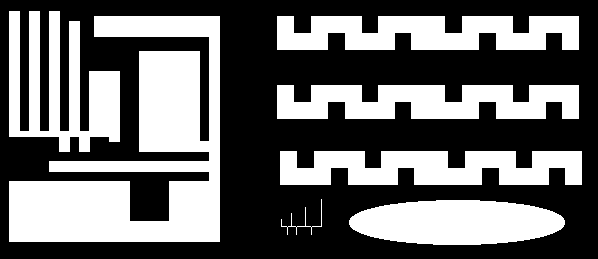
#> input picture lab13/ccl1.png, 598 x 259 px; the run also reads 1 picture not shown here
$ jupyter execute 13_ccl.ipynb   (older library calls are emulated)
#> lines starting #> are read from the running program, lines starting #| are printed output that depends on the picture; after the words box and inside, x2 and y2 are one past the last pixel; in counts of white or black regions, pixels touching at a corner belong together
# Indeksacja. Prosta klasyfikacja obiektów.

## Cel ćwiczenia
- zapoznanie z dwuprzebiegowym algorytmem indeksacji (ang. *connected component labelling*):
- zapoznanie z prostą klasyfikacją obiektów z wykorzystaniem współczynników kształtu,
- zadanie domowe: zmodyfikowana indeksacja dwuprzebiegowa i indeksacja jednoprzebiegowa.

## Indeksacja

Większość dotychczas poznanych i wykorzystywanych algorytmów przetwarzania obrazu wykonywała operacje na całym obrazie (lub co najwyżej dokonywany był podział obiekt/obiekty - tło (np. różne metody segmentacji)).

Patrząc na poniższny rysunek człowiek widzi dwa kwadraty.

Dla automatycznego systemu analizy i rozpoznawania obrazów przejście od etapu obiekty/tło do wyróżnienia dwóch kwadratów nie jest takie oczywiste i wymaga zastosowania jakieś formy indeksacji - czyli przypisania każdemu z pikseli uznanych za należące do obiektów (tu białych) jakieś etykiety (w naszym przypadku będą to dwie etykiety, ew. dodatkowa oznaczająca tło).

W tej części ćwiczenia zaprezentowany zostanie tzw. dwuprzebiegowy algorytm indeksacji (ang. *two-pass connected component labelling*).
Jego nazwa związana jest z koniecznością wykonania dwukrotnego odwiedzenia każdego z pikseli obrazu (dwie pętle/iteracje po obrazie).
Istnieją również tzw. jednoprzebiegowe algorytmy indeksacji.

## Opis algorytmu

- Na wejściu mamy obraz po binaryzacji - zakładamy, że piksele białe ('1', '255') należą do obiektów, tło jest czarne.

- W pierwszej iteracji obraz analizujemy linia po linii, od lewej do prawej, aż do napotkania pierwszego piksela o wartości różnej od '0'.
  W tej sytuacji dokonujemy analizy otoczenia piksela:


  gdzie: **X**  rozważany piksel, **A,B,C,D** - sąsiedzi z otoczenia.
  Uwaga. W przykładzie pokazano tzw. sąsiedztwo 8-elementowe.
  Niekiedy stosuje się również wersję 4-elementową (praktycznie bardzo rzadko).
  Wtedy analizie podlegałyby by tylko piksele **B** i **D**.

- Możliwe są następujące przypadki dla otoczenia __A,B,C,D__:
    - (a) wszystkie należą do tła __A,B,C,D == 0__.
      Wtedy znaleziony piksel __X__ należy do nowego obiektu - nadajemy mu zatem etykietę __L+1__ __X = L+1}__ - przez __L__ rozumiemy poprzednią etykietę.
	  Uwaga. Przed uruchomieniem algorytmu __L__ należy zainicjować wartością  '1'
    - (b) jeden lub więcej pikseli ma przypisaną aktualną etykietę **L**.
	  Wtedy rozważanemu pikselowi przypisujemy etykietę **L** - **X = L**.
    - (c) w otoczeniu występują piksele o różnych etykietach np. *L1* i *L2*.
	  Wtedy przyjmuje się zasadę, że rozważanemu pikselowi *X* przypisuje się mniejszą z wartości *L1* i *L2* (*X = min(L1,L2)*).

## Implementacja:

- Wczytaj obraz *ccl1.png*, wyświetl go.
  Po krótkiej analizie można zauważyć, że występuje na nim 7 odrębnych obiektów.
      Ich ``wykrycie'' będzie naszym celem.

- Na podstawie opisu algorytmu podanego wcześniej zaimplementuj tzw. pierwszą fazę indeksacji (ang. _first pass_):
    - uwaga ogólna - algorytm jest dość prosty i łatwy w implementacji,
    - obliczenia powinny odbywać się w pętlach `for` - iteracja po całym obrazku.
      Warto pominąć pierwszy wiersz i pierwszą oraz ostatnią kolumnę, aby  wyeliminować problem z brakiem kontekstu (można np. założyć, że pikseli brzegowych nie ma, bo wcześniej wykonane zostało morfologiczne czyszczenie brzegu).
    - dla przypomnienia iteracja po macierzy w Python - pętla zewnętrzna - wiersze, pętla wewnętrzna - kolumny – tj. pierwsza współrzędna to wiersz, a druga kolumna,
    - rozmiar obrazka można odczytać np. poleceniem: `yy, xx = img.shape`
      Przy takim przypisaniu `yy` oznacza liczbę wierszy (wysokość obrazka), a `xx` liczbę kolumn (szerokość obrazka),
    - działania podejmujemy tylko w przypadku, gdy aktualnie analizowany piksel ma wartość różną od zera (gdy należy do obiektu),
    - najtrudniejszym elementem jest analiza otoczenia piksela i stwierdzenie, z którym z przypadków (a), (b) czy (c) mamy do czynienia.
      Problem można rozwiązać jakkolwiek (tylko dobrze), poniżej prezentowana jest jedna z możliwości.
    - na początku tworzymy listę pikseli, które stanowią otoczenie piksela X (A, B, C, D) np: ` neighbours = [img[j - 1, i - 1], ... `
    - następnie sprawdzamy czy nie występuje przypadek (a) - czyli czy suma sąsiadów nie wynosi 0 -  ` neigh_sum = np.sum(neighbours)`, jeżeli tak to `X = L` oraz `L=L+1`.
      Uwaga proszę nie zapomnieć zainicjalizować etykiety `L` wartością 1.
    - jeżeli `neigh_sum > 0`, mamy do czynienia z przypadkiem (b) lub (c).
      Eliminujemy zerowe elementy z listy `sasiedzi` (`neighbours = filter(lambda x: x != 0, neighbours)`), a następnie znajdujemy minimum i maksimum nowej listy `neighbours` (funkcje `min` i `max` z _numpy_).
    - z przypadkiem (b) będziemy mieli do czynienia, gdy *minimum = maksimum*.
      Wtedy jako etykietę przypisujemy `X = minimum = maksimum`.
      Gdy *minimum != maksimum* mamy przypadek (c).
      Wtedy etykieta `X = minimum` - taką przyjmujemy konwencję,
    - uwaga 1 - algorytm operuje (czyta punkty z otoczenia i zapisuje kolejne indeksy L) na tym samym obrazie wejściowym,
    - uwaga 2 - przed implementacją metody obsługi konfliktów przypadki (b) i (c) działają tak samo, ale dla potrzeb dalszych kroków należy je rozróżnić,

- Wykonaj indeksację obrazu za pomocą zaimplementowanego algorytmu.
  Jeżeli wszystko zostało poprawnie napisane, to wynik powinien wyglądać mniej więcej tak jak na poniższym rysunku. Takie porównanie stanowić będzie pierwszy test poprawności implementacji algorytmu.


[cell 1]
import os
import cv2
import matplotlib.pyplot as plt
import numpy as np

if not os.path.exists("ccl1.png") :
    !wget https://raw.githubusercontent.com/vision-agh/poc_sw/master/13_CCL/ccl1.png --no-check-certificate
if not os.path.exists("shapes.png") :
    !wget https://raw.githubusercontent.com/vision-agh/poc_sw/master/13_CCL/shapes.png --no-check-certificate
if not os.path.exists("shapesReal.png") :
    !wget https://raw.githubusercontent.com/vision-agh/poc_sw/master/13_CCL/shapesReal.png --no-check-certificate

[cell 2]
def indeksacja1(image):
    Y, X = image.shape
    L = 1
    for i in range(1, Y):
        for j in range(1, X - 1):
            if image[i, j] > 0:
                neighbours = [image[i, j-1], image[i-1, j-1], image[i-1, j], image[i-1, j+1]]
                neighbours_sum = np.sum(neighbours)
                if neighbours_sum == 0:
                    image[i, j] = L
                    L += 1
                else:
                    neighbours = [item for item in neighbours if item != 0]
                    min_neighbour = np.min(neighbours)
                    max_neighbour = np.max(neighbours)
                    if min_neighbour == max_neighbour:
                        image[i, j] = min_neighbour
                    else:
                        image[i, j] = min_neighbour
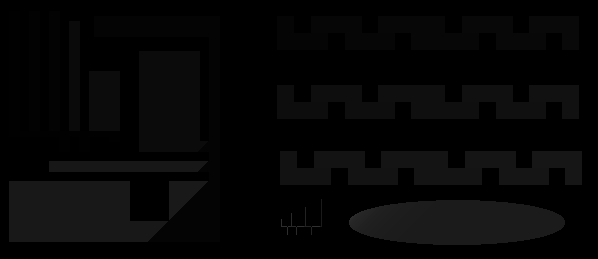
#> image: shape (259, 598); min 0, max 48, mean 6.1
#> after the loop, L = 49
    return image

[cell 3]
ccl = cv2.imread('ccl1.png', cv2.IMREAD_GRAYSCALE)

plt.imshow(ccl, 'gray')
plt.axis('off')
plt.title('Oryginał')
plt.show()

img = indeksacja1(ccl)
plt.imshow(img, 'gray')
plt.axis('off')
plt.title('Po 1 indeksacji')
plt.show()

## Dyskusja:

- W wyniku indeksacji uzyskujemy obraz, na którym wyróżnionych jest wiele obiektów (dokładnie 48) - a faktycznie jest tylko 7. Zastanówmy się z czego to wynika.

- Zacznijmy od prostego przypadku przedstawionego na poniższym rysunku:


  Obraz analizowany jest linia po linii.
  Zatem pierwszą etykietę dostanie słupek po prawej.
  Późnej ten po lewej.
  Postępując zgodnie z podanym algorytmem, w pewnym momencie (piksel wyróżniony na obrazku) dojdzie do sytuacji, w której w otoczeniu danego piksela znajdą się dwie różne etykiety (tu: '1' i '2').
  Wtedy zgodnie z przyjętą metodologią przypisujemy niższą, tj. '1'.
  Problem jaki powstaje, to brak zapamiętania informacji o tym, że wystąpił taki konflikt tj. że powinno nastąpić połączenie etykiet '1' i '2'.
  Z tego powodu wynik działania algorytmu nie jest poprawny.

-  Przeanalizujmy jeszcze jeden, bardziej złożony przykład z rysunku poniżej:


   Słupek po prawej dostaje indeks '1', a po lewej '2'.
   W czwartej linii występuje piksel, który ma w swoim sąsiedztwie (A,B,C,D) same piksele czarne.
   Dlatego dostaje etykietę '3'.
   Jednak w następnym kroku okazuje się, że następuje konflikt '3' z '1' (połączenie).
   W kolejnym wierszu występuje konflikt '2' i '3'.
   Warto zwrócić uwagę, że w tym przypadku trzeba uniknąć sytuacji ''utraty'' informacji o połączeniu '1' z '2' przez '3'.

- W literaturze zaproponowano wiele sposobów reprezentacji i rozwiązywania przedstawionych konfliktów:
    - 2-krotki,
    - n-krotki,
    - tablica dwuwymiarowa,
    - grafy + przeszukiwanie grafu wgłąb.

 W obecnym ćwiczeniu zastosujemy ostatnie podejście, które jest najprostsze do realizacji.

- Opisane konflikty możemy przechowywać w strukturze zbiorów rozłącznych (ang. _union find_).
  Jest to zagadnienie znane z przedmiotu ''Algorytmy i struktury danych''.
  Poniżej zostanie zaprezentowane krótkie przypomnienie.

- Mamy $N$ obiektów. W naszym przypadku to jest $N$ etykiet.
  Chcemy przechowywać informację o sytuacji, w której następuje łączenie etykiet tj. interesują nas zbiory obiektów połączonych.
  Przykład trzech zbiorów zamieszczono na rysunku:


- W ramach rozważanej struktury implementuje się dwie operacje:
  - *find* (znajdź) - sprawdzenie czy dwa obiekty należą do tego samego zbioru połączonego,
  - *union* (połącz) - wprowadź połączenie pomiędzy dwoma obiektami.

- Z punktu widzenia naszych potrzeb ważna jest funkcja _union_. Przykład dodania połączenia pomiędzy obiektami '2' a'3' pokazano na rysunku:


- Strukturę oraz obie operacje można zaimplementować na kilka sposobów.
  Zainteresowanych odsyłam do literatury przedmiotu.
  My zastosujemy podejście _quick-union_.
  Nie jest ono specjalnie wydajnie, ale bardzo proste do implementacji.

- Nasz graf, w którym wierzchołki oznaczają etykiety, a krawędzie połączenia między etykietami, zapiszemy w tablicy jednowymiarowej `id[]` o rozmiarze $N$ (maksymalna liczba etykiet).
  Interpretacja pola w tablicy: `id[i]` jest rodzicem `i`.
  Korzeń elementu `i` jest dany jako: `id[id[id[...id[i]...]]]`.

- Przeanalizujmy jak to działa na prostym przykładzie.
  Mamy dany poetykietowany obraz:


  Występuje na nim pięć konfliktów oznaczonych A, B, C, D i E  (uwaga: w trakcie działania algorytmu pojawią się właśnie w takiej kolejności).

- Sytuację wyjściową opisuje poniższy rysunek:


   Tablica `id` wypełniona jest kolejnymi indeksami.

- W algorytmie _quick-union_, aby połączyć elementy $p$ i $q$ należy ustawić $id$ korzenia $q$ pod adres korzenia elementu $p$.
Uwaga: Zakładamy, że $p$ < $q$.
Można to zapisać jako: `id[root(p)] = root(q)`.
Nasze pierwsze połączenie (A) to 4 z 2.
Po tej operacji sytuacja będzie wyglądać następująco:


W tym przypadku korzenieniem obu elementów są same elementy, zatem operacja jest dość prosta.

- Kolejny krok tj. połączenie  2 z 1 -  sytuacja B:


Element 1 jest korzeniem.
Element 2 już nie, ponieważ `id[2]==4`.
Sprawdzamy zatem `id[4]`.
Okazuje się, że `id[4] == 4` tj. jest to korzeń.
Zatem korzeniem dla elementu 2 jest 4.
Dokonujemy stosownej modyfikacji w tablicy `id[1] = 4`.

-  Kolejne połączenie to 6 z 3 (C):


- Kolejne połączenie to 5 z 1.


Szukamy korzenia elementu 1.
Znajdujemy, że to jest 4.
Zatem łączymy 5 i 4.

- Ostatnie połączenie to 6 z 5.


-  Ostatni krok to wykorzystanie informacji zawartej w tablicy `id` do wyznaczenia przekodowania LUT (ang. _look-up table_), które pozwoli nam nadać poprawne etykiety wszystkim pikselom.
Zasadniczo sprowadza się on do obliczenia dla każdej możliwej etykiety jej korzenia - w naszym przypadku zawsze otrzymamy 6, gdyż wszystkie piksele są ze sobą połączone i stanowią jeden obiekt.

## Implementacja:

- Implementacja jest dużo prostsza i krótsza od powyższego opisu.
  Istotne jest tylko dobre zrozumienie algorytmu _union-find_.

- Potrzebne będą nam dwie funkcje pomocnicze:

    - `root` - obliczanie korzenia zgodnie z podanym opisem (odpowiednia pętla `while`). Funkcja pobiera indeks elementu oraz tablicę, a zwraca indeks korzenia.
    - `union` - realizacja operacji unii. Argumenty to indeksy `p` i `q` oraz tablica, a wyniki to zmodyfikowana tablica.

- Na początku, przed pierwszym przebiegiem algorytmu indeksacji, tworzymy tablicę `id` i inicjujemy ją wartościami od 1 do $N$.
  Dla rozważanego przykładu wystarczy $N = 100$.

- Następnie, w przypadku wystąpienia konfliktu (przypadek ()c)), tworzymy unię pomiędzy etykietą mniejszą i większą.

- Po pierwszym przebiegu tworzymy, w opisany powyżej sposób, przekodowanie LUT (pętla po `id` i funkcja `root`). Powstaje nam tablica `lut`.

- Implementujemy drugi przebieg po obrazie.
  Jest on bardzo prosty.
  Dla każdego piksela, który nie jest tłem (o etykiecie większej od 0) realizujemy przekodowanie LUT (`lut_table[img[j, i] - 1]`).
  Otrzymany w ten sposób obraz wyświetlamy.
  Powinniśmy uzyskać poprawne etykietowanie.

[cell 4]
def root(v, id):
    while(id[v - 1] != v):
        v = id[v - 1]
    return v

def union(p, q, id):
    p_parent = root(p, id)
    q_parent = root(q, id)
    if p < q:
        id[p_parent - 1] = q_parent
    else:
        id[q_parent - 1] = p_parent
    return id

def indeksacja2(image, id):
    Y, X = image.shape
    L = 1
    for i in range(1, Y):
        for j in range(1, X - 1):
            if image[i, j] > 0:
                neighbours = [image[i, j-1], image[i-1, j-1], image[i-1, j], image[i-1, j+1]]
                neighbours_sum = np.sum(neighbours)
                if neighbours_sum == 0:
                    image[i, j] = L
                    L += 1
                else:
                    neighbours = [item for item in neighbours if item != 0]
                    min_neighbour = np.min(neighbours)
                    max_neighbour = np.max(neighbours)
                    if min_neighbour == max_neighbour:
                        image[i, j] = min_neighbour
                    else:
                        image[i, j] = min_neighbour
                        id = union(min_neighbour, max_neighbour, id)
#> this loop made 258 passes
#> after the loop, L = 49; id = 100 values, max 100 at index 99, min 2 at index 0, mean 51.53
    lut_table = np.zeros(shape=(np.max(id), 1))
#> lut_table = 100 values from 0 to 0
    for i in range(1, len(id) + 1):
        lut_table[i-1] = root(i, id)
#> this loop made 100 passes
#> after the loop, lut_table = 100 values, max 100 at index 99, min 9 at index 4, mean 53.34
    for i in range(1, Y):
        for j in range(1, X - 1):
            if image[i, j] > 0:
                image[i, j] = lut_table[image[i, j] - 1]
    return image

[cell 5]
ccl = cv2.imread('ccl1.png', cv2.IMREAD_GRAYSCALE)
img = indeksacja2(ccl, [i for i in range(1, 101)])
plt.imshow(img, 'gray')
plt.axis('off')
plt.title('Po 2 indeksacji')
plt.show()

## Indeksacja wbudowana w OpenCV

W OpenCV dostępna jest funkcja `connectedComponents`, która pozwala wykonać indeksację.
Proszę sprawdzić jej działanie na używanym wcześniej obrazie.

[cell 6]
ccl = cv2.imread('ccl1.png', cv2.IMREAD_GRAYSCALE)
_, img = cv2.connectedComponents(ccl)
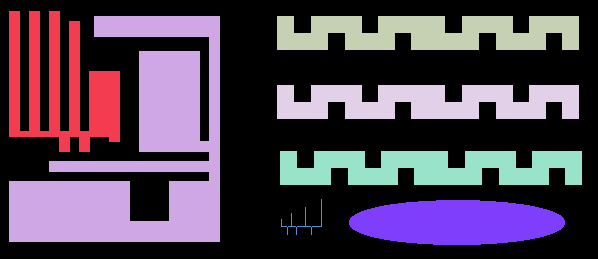
#> img: shape (259, 598) int32; 8 distinct labels, from 0 to 7; one colour per label, 0 black
plt.imshow(img, 'gray')
plt.axis('off')
plt.title('Indeksacja wbudowana')
plt.show()

## Rozpoznawanie obiektów z wykorzystaniem współczynników kształtu

Współczynniki kształtu są pewnymi parametrami liczbowymi opisującymi kształt obiektu.
Pozwala to na użycie ich do automatycznego rozpoznawania obiektów.
Teoretycznie współczynniki kształtu (dobre) powinny być niezależne od zmiany położenia obiektu, jego orientacji i wielkości.
W praktyce okazuje się jednak, że wartości współczynników zmieniają się w pewnym zakresie nawet dla obiektów należących do tych samych klas (te same kształty - przykład obracany kwadrat).
Wynika z tego konieczność uwzględnienia pewnej tolerancji wartości współczynników kształtu wykorzystywanych w praktycznych zastosowaniach analizy i rozpoznawania obrazu.

# Implementacja dla obrazu sztucznego

- Wczytaj obraz _shapes.png_.
  Wyświetl go.
  Pierwszym etapem zadania będzie wybranie współczynników kształtu i przedziałów ich wartości - takich, które pozwolą na wykrycie konkretnych kształtów.
  Do wyboru jest kwadrat lub krzyżyk (koło jest zbyt łatwe).

- Obok ''klasycznych'' współczynników kształtu tj. Blair-Bliss, Malinowskiej, Haralick, występują współczynniki będące pochodnymi momentów geometrycznych tzn. momenty Hu [https://en.wikipedia.org/wiki/Image_moment]. Wykorzystamy je w naszym ćwiczeniu.

- Pierwszy krok to indeksacja obrazu - poznana funkcja `connectedComponents`.
- Następnie w pętli, dla kolejnych obiektów wyznaczamy współczynniki Hu.
    - po pierwsze należy ''wybrać'' z obrazu dany obiekt np. `I = (ccl == s)*1` oraz `I = I.astype('uint8')`
    - po drugie obliczyć momenty geometryczne - `cv2.moments(I)`
    - po trzecie, na podstawie momentów, obliczyć momentu Hu `cv2.HuMoments(moments)`
- Mając wyznaczone współczynniki musimy jest przeanalizować. W tym celu dobrze ja jakoś wyświetlić w postaci macierzy - proszę to rozwiązać samodzielnie.

- Na podstawie analizy należy wybrać próg (jeden lub więcej) i zrealizować stosowną filtrację tj. usunąć ''niechciane'' kształty.

[cell 7]
shapes = cv2.imread('shapes.png', cv2.IMREAD_GRAYSCALE)
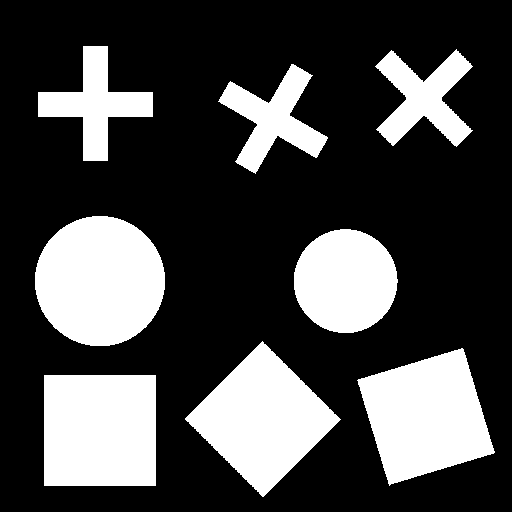
#> input picture lab13/shapes.png, 512 x 512 px
#> shapes: shape (512, 512); 28% white; 8 white regions, largest, box (x1, y1, x2, y2) and area: (35, 216, 165, 346) 13293, (44, 375, 156, 486) 12432, (185, 341, 341, 497) 12212
plt.imshow(shapes, 'gray')
plt.axis('off')
plt.show()
_, indexed_shapes = cv2.connectedComponents(shapes)
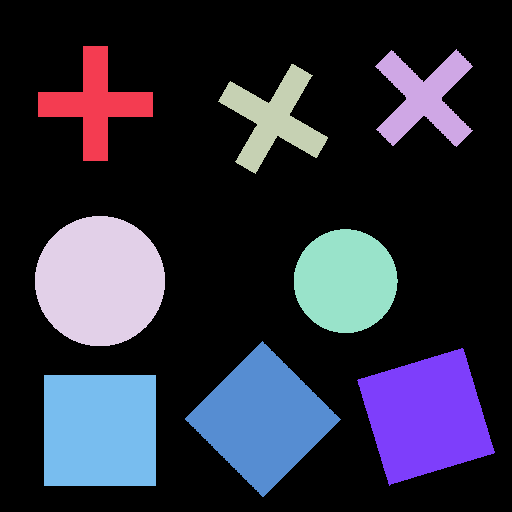
#> indexed_shapes: shape (512, 512) int32; 9 distinct labels, from 0 to 8; one colour per label, 0 black
plt.imshow(indexed_shapes, 'gray')
plt.axis('off')
plt.show()

[cell 8]
blank = np.zeros(shape=indexed_shapes.shape)
for i in range(1, 9):
    I = (indexed_shapes == i)
    I = I.astype('uint8')
    momenty = cv2.moments(I)
    momentyHu = cv2.HuMoments(momenty)
    if 1.5e-01 < momentyHu[0] < 1.7e-01 and 12100 < momenty['m00'] < 12500:
        blank += I
#> this loop made 8 passes
#> momentyHu on passes 1, 8: [0.25, 2.31e-09, 2.32e-05, 1.47e-06, 8.61e-12, 7.08e-11, 0], [0.167, 2.23e-06, 0, 0, 0, 0, 0]
#> pass 1, `I = (indexed_shapes == i)`:
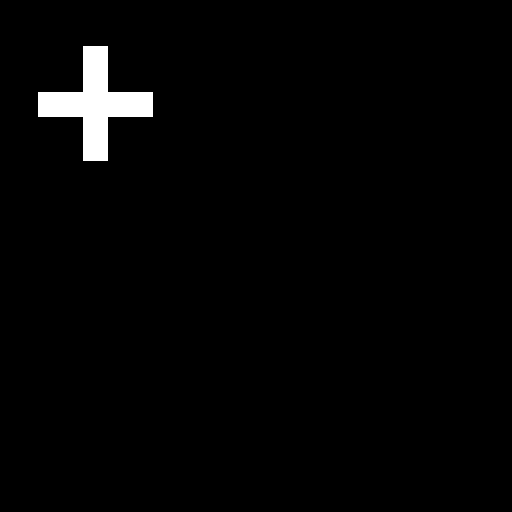
#> I: shape (512, 512) bool; 2% white; 1 white region, box (x1, y1, x2, y2) and area: (38, 46, 153, 161) 5125
#> pass 2, `I = (indexed_shapes == i)`:
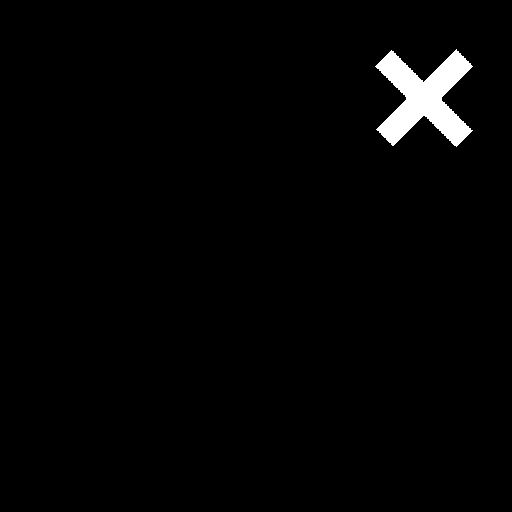
#> I: shape (512, 512) bool; 1.8% white; 1 white region, box (x1, y1, x2, y2) and area: (375, 49, 473, 147) 4840
#> pass 3, `I = (indexed_shapes == i)`:
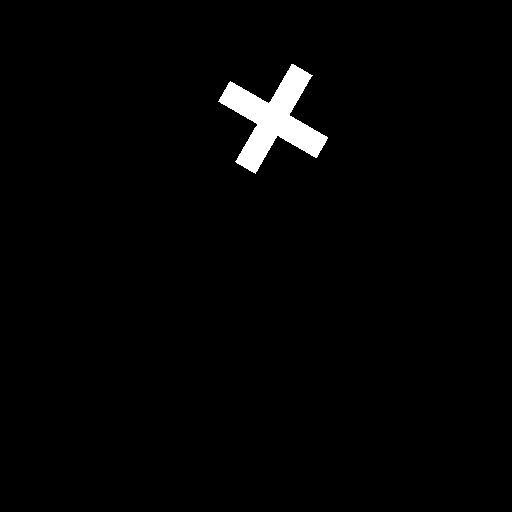
#> I: shape (512, 512) bool; 1.9% white; 1 white region, box (x1, y1, x2, y2) and area: (218, 64, 328, 174) 4857
#> (the rest of the program and of its run is left out)
